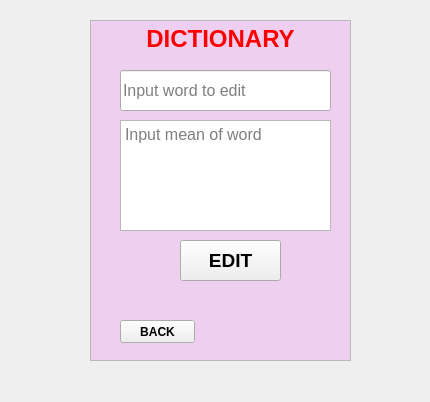
<?xml version="1.0" encoding="UTF-8"?>
<ui version="4.0">
 <class>EditForm</class>
 <widget class="QWidget" name="EditForm">
  <property name="geometry">
   <rect>
    <x>0</x>
    <y>0</y>
    <width>430</width>
    <height>402</height>
   </rect>
  </property>
  <property name="windowTitle">
   <string>EditForm</string>
  </property>
  <widget class="QPushButton" name="Back_Button">
   <property name="geometry">
    <rect>
     <x>120</x>
     <y>320</y>
     <width>75</width>
     <height>23</height>
    </rect>
   </property>
   <property name="font">
    <font>
     <weight>75</weight>
     <bold>true</bold>
    </font>
   </property>
   <property name="text">
    <string>BACK</string>
   </property>
  </widget>
  <widget class="QTextBrowser" name="header">
   <property name="enabled">
    <bool>true</bool>
   </property>
   <property name="geometry">
    <rect>
     <x>90</x>
     <y>20</y>
     <width>261</width>
     <height>341</height>
    </rect>
   </property>
   <property name="palette">
    <palette>
     <active>
      <colorrole role="WindowText">
       <brush brushstyle="SolidPattern">
        <color alpha="255">
         <red>0</red>
         <green>0</green>
         <blue>255</blue>
        </color>
       </brush>
      </colorrole>
     </active>
     <inactive>
      <colorrole role="WindowText">
       <brush brushstyle="SolidPattern">
        <color alpha="255">
         <red>0</red>
         <green>0</green>
         <blue>0</blue>
        </color>
       </brush>
      </colorrole>
     </inactive>
     <disabled>
      <colorrole role="WindowText">
       <brush brushstyle="SolidPattern">
        <color alpha="255">
         <red>120</red>
         <green>120</green>
         <blue>120</blue>
        </color>
       </brush>
      </colorrole>
     </disabled>
    </palette>
   </property>
   <property name="font">
    <font>
     <stylestrategy>PreferAntialias</stylestrategy>
    </font>
   </property>
   <property name="mouseTracking">
    <bool>false</bool>
   </property>
   <property name="focusPolicy">
    <enum>Qt::StrongFocus</enum>
   </property>
   <property name="acceptDrops">
    <bool>true</bool>
   </property>
   <property name="toolTip">
    <string/>
   </property>
   <property name="html">
    <string>&lt;!DOCTYPE HTML PUBLIC &quot;-//W3C//DTD HTML 4.0//EN&quot; &quot;http://www.w3.org/TR/REC-html40/strict.dtd&quot;&gt;
&lt;html&gt;&lt;head&gt;&lt;meta name=&quot;qrichtext&quot; content=&quot;1&quot; /&gt;&lt;style type=&quot;text/css&quot;&gt;
p, li { white-space: pre-wrap; }
&lt;/style&gt;&lt;/head&gt;&lt;body style=&quot; font-family:'MS Shell Dlg 2'; font-size:8.25pt; font-weight:400; font-style:normal;&quot; bgcolor=&quot;#eecff0&quot;&gt;
&lt;p align=&quot;center&quot; style=&quot; margin-top:12px; margin-bottom:12px; margin-left:0px; margin-right:0px; -qt-block-indent:0; text-indent:0px;&quot;&gt;&lt;span style=&quot; font-size:18pt; font-weight:600; color:#ff0000;&quot;&gt;DICTIONARY&lt;/span&gt;&lt;/p&gt;&lt;/body&gt;&lt;/html&gt;</string>
   </property>
  </widget>
  <widget class="QTextEdit" name="Edit_Mean">
   <property name="geometry">
    <rect>
     <x>120</x>
     <y>120</y>
     <width>211</width>
     <height>111</height>
    </rect>
   </property>
   <property name="font">
    <font>
     <pointsize>12</pointsize>
     <weight>50</weight>
     <bold>false</bold>
    </font>
   </property>
   <property name="placeholderText">
    <string>Input mean of word</string>
   </property>
  </widget>
  <widget class="QLineEdit" name="Edit_Word">
   <property name="geometry">
    <rect>
     <x>120</x>
     <y>70</y>
     <width>211</width>
     <height>41</height>
    </rect>
   </property>
   <property name="font">
    <font>
     <pointsize>12</pointsize>
    </font>
   </property>
   <property name="inputMask">
    <string/>
   </property>
   <property name="text">
    <string/>
   </property>
   <property name="placeholderText">
    <string>Input word to edit</string>
   </property>
  </widget>
  <widget class="QPushButton" name="Edit_Button">
   <property name="geometry">
    <rect>
     <x>180</x>
     <y>240</y>
     <width>101</width>
     <height>41</height>
    </rect>
   </property>
   <property name="font">
    <font>
     <pointsize>14</pointsize>
     <weight>75</weight>
     <bold>true</bold>
    </font>
   </property>
   <property name="text">
    <string>EDIT</string>
   </property>
  </widget>
  <zorder>header</zorder>
  <zorder>Back_Button</zorder>
  <zorder>Edit_Mean</zorder>
  <zorder>Edit_Word</zorder>
  <zorder>Edit_Button</zorder>
 </widget>
 <layoutdefault spacing="6" margin="11"/>
 <resources/>
 <connections>
  <connection>
   <sender>Back_Button</sender>
   <signal>clicked()</signal>
   <receiver>EditForm</receiver>
   <slot>close()</slot>
   <hints>
    <hint type="sourcelabel">
     <x>158</x>
     <y>334</y>
    </hint>
    <hint type="destinationlabel">
     <x>260</x>
     <y>376</y>
    </hint>
   </hints>
  </connection>
 </connections>
</ui>
